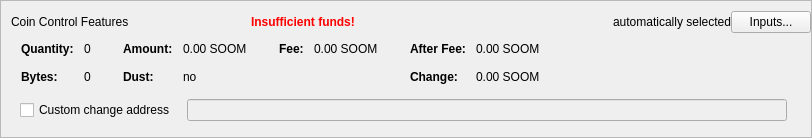
    <widget class="QFrame" name="frameCoinControl">
     <property name="sizePolicy">
      <sizepolicy hsizetype="Expanding" vsizetype="Expanding">
       <horstretch>0</horstretch>
       <verstretch>0</verstretch>
      </sizepolicy>
     </property>
     <property name="maximumSize">
      <size>
       <width>16777215</width>
       <height>16777215</height>
      </size>
     </property>
     <property name="frameShape">
      <enum>QFrame::StyledPanel</enum>
     </property>
     <property name="frameShadow">
      <enum>QFrame::Sunken</enum>
     </property>
     <layout class="QVBoxLayout" name="verticalLayoutCoinControl2">
      <property name="spacing">
       <number>0</number>
      </property>
      <property name="leftMargin">
       <number>0</number>
      </property>
      <property name="topMargin">
       <number>0</number>
      </property>
      <property name="rightMargin">
       <number>0</number>
      </property>
      <property name="bottomMargin">
       <number>6</number>
      </property>
      <item>
       <layout class="QVBoxLayout" name="verticalLayoutCoinControl3" stretch="0,0,0,1">
        <property name="spacing">
         <number>0</number>
        </property>
        <property name="leftMargin">
         <number>10</number>
        </property>
        <property name="topMargin">
         <number>10</number>
        </property>
        <item>
         <layout class="QHBoxLayout" name="horizontalLayoutCoinControl2">
          <property name="bottomMargin">
           <number>5</number>
          </property>
          <item>
           <widget class="QLabel" name="labelCoinControlFeatures">
            <property name="sizePolicy">
             <sizepolicy hsizetype="Preferred" vsizetype="Maximum">
              <horstretch>0</horstretch>
              <verstretch>0</verstretch>
             </sizepolicy>
            </property>
            <property name="text">
             <string>Coin Control Features</string>
            </property>
           </widget>
          </item>
          <item>
           <widget class="QLabel" name="labelCoinControlInsuffFunds">
            <property name="font">
             <font>
              <weight>75</weight>
              <bold>true</bold>
             </font>
            </property>
            <property name="styleSheet">
             <string notr="true">color:red;font-weight:bold;</string>
            </property>
            <property name="text">
             <string>Insufficient funds!</string>
            </property>
            <property name="margin">
             <number>5</number>
            </property>
           </widget>
          </item>
          <item>
           <widget class="QLabel" name="labelCoinControlAutomaticallySelected">
            <property name="maximumSize">
             <size>
              <width>16777215</width>
              <height>16777215</height>
             </size>
            </property>
            <property name="font">
             <font>
              <weight>50</weight>
              <bold>false</bold>
             </font>
            </property>
            <property name="layoutDirection">
             <enum>Qt::LeftToRight</enum>
            </property>
            <property name="text">
             <string>automatically selected</string>
            </property>
            <property name="alignment">
             <set>Qt::AlignRight|Qt::AlignTrailing|Qt::AlignVCenter</set>
            </property>
            <property name="margin">
             <number>5</number>
            </property>
           </widget>
          </item>
          <item>
           <widget class="QPushButton" name="pushButtonCoinControl">
            <property name="maximumSize">
             <size>
              <width>80</width>
              <height>27</height>
             </size>
            </property>
            <property name="styleSheet">
             <string notr="true"/>
            </property>
            <property name="text">
             <string>Inputs...</string>
            </property>
            <property name="autoDefault">
             <bool>false</bool>
            </property>
           </widget>
          </item>
         </layout>
        </item>
        <item>
         <widget class="QWidget" name="widgetCoinControl" native="true">
          <property name="sizePolicy">
           <sizepolicy hsizetype="Preferred" vsizetype="Preferred">
            <horstretch>0</horstretch>
            <verstretch>0</verstretch>
           </sizepolicy>
          </property>
          <property name="minimumSize">
           <size>
            <width>0</width>
            <height>0</height>
           </size>
          </property>
          <property name="styleSheet">
           <string notr="true"/>
          </property>
          <layout class="QHBoxLayout" name="horizontalLayoutCoinControl3">
           <property name="leftMargin">
            <number>0</number>
           </property>
           <property name="topMargin">
            <number>0</number>
           </property>
           <property name="rightMargin">
            <number>0</number>
           </property>
           <property name="bottomMargin">
            <number>0</number>
           </property>
           <item>
            <layout class="QHBoxLayout" name="horizontalLayoutCoinControl4" stretch="0,0,0,1">
             <property name="spacing">
              <number>20</number>
             </property>
             <property name="topMargin">
              <number>0</number>
             </property>
             <property name="bottomMargin">
              <number>10</number>
             </property>
             <item>
              <layout class="QFormLayout" name="formLayoutCoinControl1">
               <property name="horizontalSpacing">
                <number>10</number>
               </property>
               <property name="verticalSpacing">
                <number>14</number>
               </property>
               <property name="leftMargin">
                <number>10</number>
               </property>
               <property name="topMargin">
                <number>4</number>
               </property>
               <property name="rightMargin">
                <number>6</number>
               </property>
               <item row="0" column="0">
                <widget class="QLabel" name="labelCoinControlQuantityText">
                 <property name="font">
                  <font>
                   <weight>75</weight>
                   <bold>true</bold>
                  </font>
                 </property>
                 <property name="text">
                  <string>Quantity:</string>
                 </property>
                 <property name="margin">
                  <number>0</number>
                 </property>
                </widget>
               </item>
               <item row="0" column="1">
                <widget class="QLabel" name="labelCoinControlQuantity">
                 <property name="cursor">
                  <cursorShape>IBeamCursor</cursorShape>
                 </property>
                 <property name="contextMenuPolicy">
                  <enum>Qt::ActionsContextMenu</enum>
                 </property>
                 <property name="text">
                  <string notr="true">0</string>
                 </property>
                 <property name="margin">
                  <number>0</number>
                 </property>
                 <property name="textInteractionFlags">
                  <set>Qt::LinksAccessibleByMouse|Qt::TextSelectableByKeyboard|Qt::TextSelectableByMouse</set>
                 </property>
                </widget>
               </item>
               <item row="1" column="0">
                <widget class="QLabel" name="labelCoinControlBytesText">
                 <property name="font">
                  <font>
                   <weight>75</weight>
                   <bold>true</bold>
                  </font>
                 </property>
                 <property name="text">
                  <string>Bytes:</string>
                 </property>
                </widget>
               </item>
               <item row="1" column="1">
                <widget class="QLabel" name="labelCoinControlBytes">
                 <property name="cursor">
                  <cursorShape>IBeamCursor</cursorShape>
                 </property>
                 <property name="contextMenuPolicy">
                  <enum>Qt::ActionsContextMenu</enum>
                 </property>
                 <property name="text">
                  <string notr="true">0</string>
                 </property>
                 <property name="textInteractionFlags">
                  <set>Qt::LinksAccessibleByMouse|Qt::TextSelectableByKeyboard|Qt::TextSelectableByMouse</set>
                 </property>
                </widget>
               </item>
              </layout>
             </item>
             <item>
              <layout class="QFormLayout" name="formLayoutCoinControl2">
               <property name="horizontalSpacing">
                <number>10</number>
               </property>
               <property name="verticalSpacing">
                <number>14</number>
               </property>
               <property name="leftMargin">
                <number>6</number>
               </property>
               <property name="topMargin">
                <number>4</number>
               </property>
               <property name="rightMargin">
                <number>6</number>
               </property>
               <item row="0" column="0">
                <widget class="QLabel" name="labelCoinControlAmountText">
                 <property name="font">
                  <font>
                   <weight>75</weight>
                   <bold>true</bold>
                  </font>
                 </property>
                 <property name="text">
                  <string>Amount:</string>
                 </property>
                 <property name="margin">
                  <number>0</number>
                 </property>
                </widget>
               </item>
               <item row="0" column="1">
                <widget class="QLabel" name="labelCoinControlAmount">
                 <property name="cursor">
                  <cursorShape>IBeamCursor</cursorShape>
                 </property>
                 <property name="contextMenuPolicy">
                  <enum>Qt::ActionsContextMenu</enum>
                 </property>
                 <property name="text">
                  <string notr="true">0.00 SOOM</string>
                 </property>
                 <property name="textInteractionFlags">
                  <set>Qt::LinksAccessibleByMouse|Qt::TextSelectableByKeyboard|Qt::TextSelectableByMouse</set>
                 </property>
                </widget>
               </item>
               <item row="1" column="0">
                <widget class="QLabel" name="labelCoinControlLowOutputText">
                 <property name="font">
                  <font>
                   <weight>75</weight>
                   <bold>true</bold>
                  </font>
                 </property>
                 <property name="text">
                  <string>Dust:</string>
                 </property>
                </widget>
               </item>
               <item row="1" column="1">
                <widget class="QLabel" name="labelCoinControlLowOutput">
                 <property name="cursor">
                  <cursorShape>IBeamCursor</cursorShape>
                 </property>
                 <property name="contextMenuPolicy">
                  <enum>Qt::ActionsContextMenu</enum>
                 </property>
                 <property name="text">
                  <string notr="true">no</string>
                 </property>
                 <property name="textInteractionFlags">
                  <set>Qt::LinksAccessibleByMouse|Qt::TextSelectableByKeyboard|Qt::TextSelectableByMouse</set>
                 </property>
                </widget>
               </item>
              </layout>
             </item>
             <item>
              <layout class="QFormLayout" name="formLayoutCoinControl3">
               <property name="horizontalSpacing">
                <number>10</number>
               </property>
               <property name="verticalSpacing">
                <number>14</number>
               </property>
               <property name="leftMargin">
                <number>6</number>
               </property>
               <property name="topMargin">
                <number>4</number>
               </property>
               <property name="rightMargin">
                <number>6</number>
               </property>
               <item row="0" column="0">
                <widget class="QLabel" name="labelCoinControlFeeText">
                 <property name="font">
                  <font>
                   <weight>75</weight>
                   <bold>true</bold>
                  </font>
                 </property>
                 <property name="text">
                  <string>Fee:</string>
                 </property>
                 <property name="margin">
                  <number>0</number>
                 </property>
                </widget>
               </item>
               <item row="0" column="1">
                <widget class="QLabel" name="labelCoinControlFee">
                 <property name="cursor">
                  <cursorShape>IBeamCursor</cursorShape>
                 </property>
                 <property name="contextMenuPolicy">
                  <enum>Qt::ActionsContextMenu</enum>
                 </property>
                 <property name="text">
                  <string notr="true">0.00 SOOM</string>
                 </property>
                 <property name="textInteractionFlags">
                  <set>Qt::LinksAccessibleByMouse|Qt::TextSelectableByKeyboard|Qt::TextSelectableByMouse</set>
                 </property>
                </widget>
               </item>
              </layout>
             </item>
             <item>
              <layout class="QFormLayout" name="formLayoutCoinControl4">
               <property name="horizontalSpacing">
                <number>10</number>
               </property>
               <property name="verticalSpacing">
                <number>14</number>
               </property>
               <property name="leftMargin">
                <number>6</number>
               </property>
               <property name="topMargin">
                <number>4</number>
               </property>
               <property name="rightMargin">
                <number>6</number>
               </property>
               <item row="0" column="0">
                <widget class="QLabel" name="labelCoinControlAfterFeeText">
                 <property name="font">
                  <font>
                   <weight>75</weight>
                   <bold>true</bold>
                  </font>
                 </property>
                 <property name="text">
                  <string>After Fee:</string>
                 </property>
                 <property name="margin">
                  <number>0</number>
                 </property>
                </widget>
               </item>
               <item row="0" column="1">
                <widget class="QLabel" name="labelCoinControlAfterFee">
                 <property name="cursor">
                  <cursorShape>IBeamCursor</cursorShape>
                 </property>
                 <property name="contextMenuPolicy">
                  <enum>Qt::ActionsContextMenu</enum>
                 </property>
                 <property name="text">
                  <string notr="true">0.00 SOOM</string>
                 </property>
                 <property name="textInteractionFlags">
                  <set>Qt::LinksAccessibleByMouse|Qt::TextSelectableByKeyboard|Qt::TextSelectableByMouse</set>
                 </property>
                </widget>
               </item>
               <item row="1" column="0">
                <widget class="QLabel" name="labelCoinControlChangeText">
                 <property name="font">
                  <font>
                   <weight>75</weight>
                   <bold>true</bold>
                  </font>
                 </property>
                 <property name="text">
                  <string>Change:</string>
                 </property>
                </widget>
               </item>
               <item row="1" column="1">
                <widget class="QLabel" name="labelCoinControlChange">
                 <property name="cursor">
                  <cursorShape>IBeamCursor</cursorShape>
                 </property>
                 <property name="contextMenuPolicy">
                  <enum>Qt::ActionsContextMenu</enum>
                 </property>
                 <property name="text">
                  <string notr="true">0.00 SOOM</string>
                 </property>
                 <property name="textInteractionFlags">
                  <set>Qt::LinksAccessibleByMouse|Qt::TextSelectableByKeyboard|Qt::TextSelectableByMouse</set>
                 </property>
                </widget>
               </item>
              </layout>
             </item>
            </layout>
           </item>
          </layout>
         </widget>
        </item>
        <item>
         <widget class="QFrame" name="frameCoinControlSelection">
          <layout class="QHBoxLayout" name="horizontalLayoutCoinControl5" stretch="0,0,0">
           <property name="spacing">
            <number>12</number>
           </property>
           <property name="sizeConstraint">
            <enum>QLayout::SetDefaultConstraint</enum>
           </property>
           <property name="topMargin">
            <number>5</number>
           </property>
           <property name="rightMargin">
            <number>5</number>
           </property>
           <item>
            <widget class="QCheckBox" name="checkBoxCoinControlChange">
             <property name="toolTip">
              <string>If this is activated, but the change address is empty or invalid, change will be sent to a newly generated address.</string>
             </property>
             <property name="text">
              <string>Custom change address</string>
             </property>
            </widget>
           </item>
           <item>
            <widget class="QValidatedLineEdit" name="lineEditCoinControlChange">
             <property name="enabled">
              <bool>false</bool>
             </property>
             <property name="sizePolicy">
              <sizepolicy hsizetype="Expanding" vsizetype="Fixed">
               <horstretch>0</horstretch>
               <verstretch>0</verstretch>
              </sizepolicy>
             </property>
            </widget>
           </item>
           <item>
            <widget class="QLabel" name="labelCoinControlChangeLabel">
             <property name="sizePolicy">
              <sizepolicy hsizetype="Preferred" vsizetype="Expanding">
               <horstretch>0</horstretch>
               <verstretch>0</verstretch>
              </sizepolicy>
             </property>
             <property name="minimumSize">
              <size>
               <width>0</width>
               <height>0</height>
              </size>
             </property>
             <property name="text">
              <string/>
             </property>
             <property name="margin">
              <number>3</number>
             </property>
            </widget>
           </item>
          </layout>
         </widget>
        </item>
        <item>
         <spacer name="verticalSpacerCoinControl">
          <property name="orientation">
           <enum>Qt::Vertical</enum>
          </property>
          <property name="sizeHint" stdset="0">
           <size>
            <width>800</width>
            <height>1</height>
           </size>
          </property>
         </spacer>
        </item>
       </layout>
      </item>
     </layout>
    </widget>
